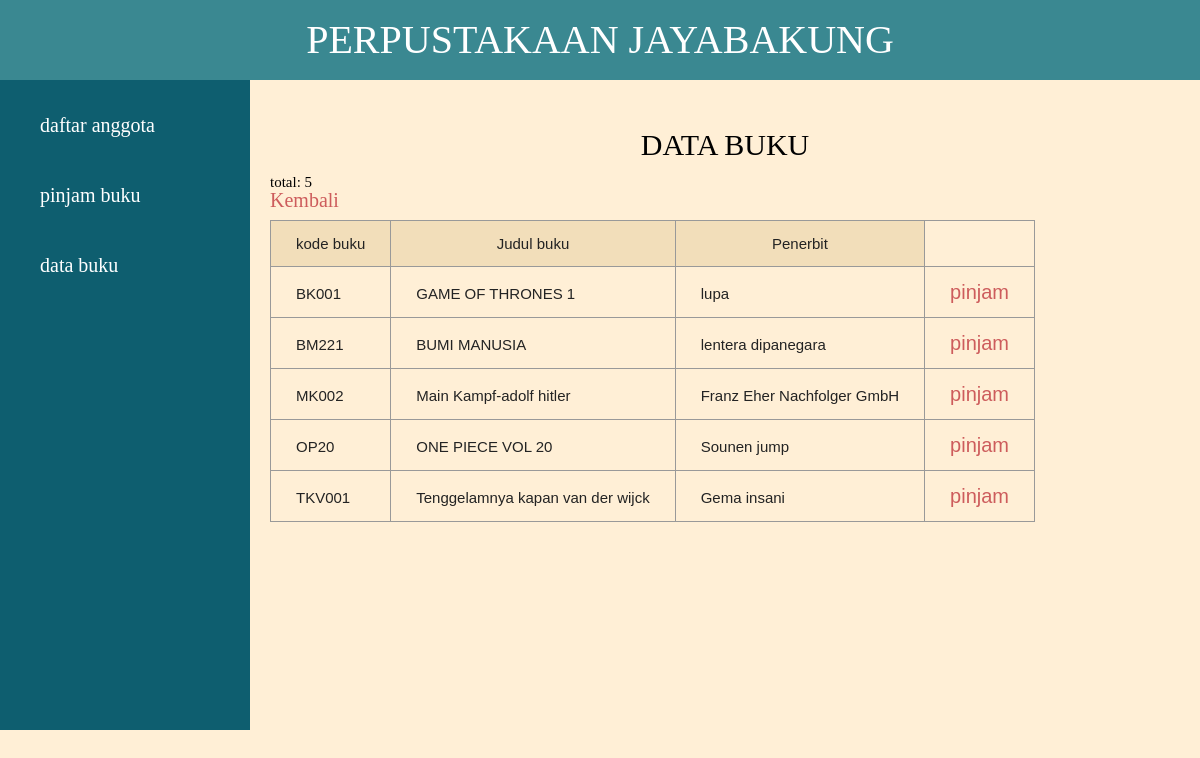
Screenshot of /tampil_buku.php with the database file from the repository.
### tables this page shows
CREATE TABLE `buku` (
  `id_buku` char(6) NOT NULL,
  `judul` varchar(40) NOT NULL,
  `penerbit` varchar(30) NOT NULL
);

### tampil_buku.php (the view, shortened to what this page needs)
<!DOCTYPE html>
<html>
<head>
<head>
</head>
<?php
  include("koneksi.php");
  $select = "SELECT * FROM buku";
  $result = mysqli_query($con, $select);
 ?>
<body>
  <?php include 'sidebar.php' ?>
 <header>
    <h2>DATA BUKU</h2>
  </header>
  <main>
    <table class="table">
      <thead>
        <th>kode buku</th>
        <th>Judul buku</th>
        <th>Penerbit</th>
      </thead>
        <?php
          while ($row = mysqli_fetch_assoc($result)){
        ?>
         <tr>
          <td><?php echo $row['id_buku']; ?></td>
           <td><?php echo $row['judul']; ?></td>
           <td><?php echo $row['penerbit']; ?></td>
           <td>
            <a href="form_pinjam_otomatis.php?id_buku=<?php echo $row['id_buku'];?>" role="button">pinjam</a>
            </td>
         </tr>
        <?php
          }
        ?>
        <p>total: <?php echo mysqli_num_rows($result) ?></p>
        <a href="index.php">Kembali</a>
  </main>
</body>
</html>

### sidebar.php
<head>
<link rel="stylesheet" href="style.css">
</head>
<?php
echo "
    <h1 class='header'>PERPUSTAKAAN JAYABAKUNG</h1>
    <div class='sidebar'>
	<ul>
		<li><a href='form_tambah_anggota.php'>daftar anggota</a></li>
		<li><a href='form_pinjam.php'>pinjam buku</a></li>
		<li><a href='tampil_buku.php'>data buku</a></li>
	</ul>
    </div>"
?>

### style.css (style rules this page uses)
html, body, div, span, applet, object, iframe, h1, h2, h3, h4, h5, h6, p, blockquote, pre, a, abbr, acronym, address, big, cite, code, del, dfn, em, img, ins, kbd, q, s, samp, small, strike, strong, sub, sup, tt, var, b, u, i, center, dl, dt, dd, ol, ul, li, fieldset, form, label, legend, table, caption, tbody, tfoot, thead, tr, th, td, article, aside, canvas, details, embed, figure, figcaption, footer, header, hgroup, menu, nav, output, ruby, section, summary, time, mark, audio, video { margin: 0; padding: 0; border: 0; font-size: 100%; font: inherit; vertical-align: baseline; }
article, aside, details, figcaption, figure, footer, header, hgroup, menu, nav, section { display: block; }
body { line-height: 1; }
ol, ul { list-style: none; }
table { border-collapse: collapse; border-spacing: 0; }
body { background-color: #FFEFD6; height: 100%; }
.sidebar { background-color: #0e5e6f; width: 250px; height: 650px; float: left; }
.sidebar a { text-decoration: none; color: white; display: block; padding: 15px 20px; font-size: 20px; text-align: left; transition: 0.1s; position: relative; }
ul a { margin: 20px; }
.header { text-align: center; background-color: #3a8891; color: white; font-size: 40px; padding: 20px; }

### tampil_buku.php (style rules this page uses)
header h2 { font-size: 30px; margin-top: 50px; text-align: center; }
main { font-size: 15px; float: left; margin-top: 15px; margin-left: 20px; }
main a { text-decoration: none; color: indianred; font-size: 20px; }
thead { background-color: #F2DEBA; }
.table { font-family: sans-serif; color: #232323; border-collapse: collapse; margin-top: 10px; }
.table, thead th, tr td { border: 1px solid #999; padding: 15px 25px; }

### rows the page displays
buku: id_buku "BK001", judul "GAME OF THRONES 1", penerbit "lupa"
buku: id_buku "BM221", judul "BUMI MANUSIA", penerbit "lentera dipanegara"
buku: id_buku "MK002", judul "Main Kampf-adolf hitler", penerbit "Franz Eher Nachfolger GmbH"
buku: id_buku "OP20", judul "ONE PIECE VOL 20", penerbit "Sounen jump"
buku: id_buku "TKV001", judul "Tenggelamnya kapan van der wijck", penerbit "Gema insani"

### other values shown
mysqli_num_rows($result) "5"
